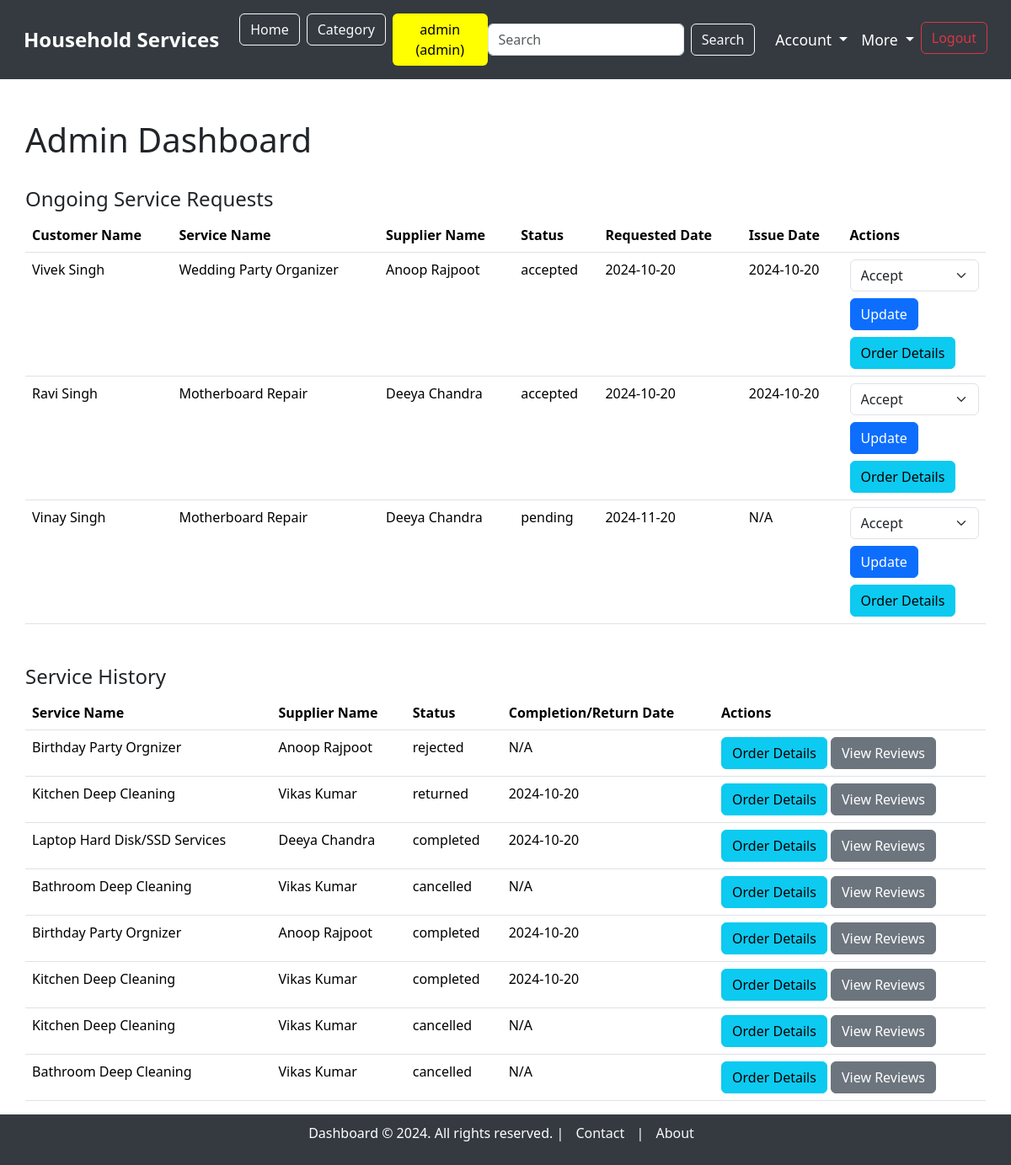
Page /admin_dashboard (signed in) on the committed database.
### model.py (models this page shows, shortened)
class ServiceRequest(db.Model):
    __tablename__ = "service_requests"
    service_request_id = db.Column(db.Integer, autoincrement=True, primary_key=True)
    service_id = db.Column(db.Integer, db.ForeignKey('service.service_id', ondelete='CASCADE'), nullable=False)
    user_id = db.Column(db.Integer, db.ForeignKey('users.user_id'), nullable=False)
    supplier_id = db.Column(db.Integer, db.ForeignKey('users.user_id'), nullable=True)  # Link to supplier (optional)
    service_description = db.Column(db.String, nullable=False)
    experience_years = db.Column(db.Integer, nullable=True)
    created_at = db.Column(db.DateTime, default=datetime.utcnow)
    updated_at = db.Column(db.DateTime, default=datetime.utcnow, onupdate=datetime.utcnow)
    date_requested = db.Column(db.DateTime, default=datetime.utcnow, nullable=True)
    date_issued = db.Column(db.DateTime, nullable=True)  #accepted date
    date_completed = db.Column(db.DateTime, nullable=True)
    date_returned = db.Column(db.DateTime, nullable=True)
    status = db.Column(db.String, default='pending')  # 'pending', 'accepted', 'rejected', 'completed', 'returned', 'cancelled'
    price = db.Column(db.Integer, nullable=False)  # Price associated with the service
    customer = db.relationship('User', foreign_keys=[user_id], backref='customer_requests')
    supplier = db.relationship('User', foreign_keys=[supplier_id], backref='supplier_requests')
    service = db.relationship('Service', backref='requests')

class User(db.Model):
    __tablename__ = "users"
    user_id = db.Column(db.Integer, autoincrement=True, primary_key=True)
    full_name = db.Column(db.String, nullable=False)
    username = db.Column(db.String, unique=True, nullable=False)
    email = db.Column(db.String, unique=True, nullable=False)
    password = db.Column(db.String, nullable=False)
    address = db.Column(db.String, nullable=False)
    pincode = db.Column(db.String, nullable=False)
    role = db.Column(db.String, nullable=False)  # 'customer' or 'supplier'
    service_name = db.Column(db.String, nullable=True)  # Nullable for customers
    experience_years = db.Column(db.Integer, nullable=True)  # Nullable for customers
    document = db.Column(db.String, nullable=True)  # Nullable for customers
    is_verified = db.Column(db.Boolean, default=False)  # For supplier verification
    is_blocked = db.Column(db.Boolean, default=False)  # For blocking/unblocking users

class Service(db.Model):
    __tablename__ = "service"
    service_id = db.Column(db.Integer, autoincrement=True, primary_key=True)
    category_id = db.Column(db.Integer, db.ForeignKey('category.category_id'), nullable=False)  # Link to Category model
    supplier_id = db.Column(db.Integer, db.ForeignKey('users.user_id', ondelete='CASCADE'), nullable=False)  # Link to the supplier with cascade delete
    service_name = db.Column(db.String, unique=True, nullable=False)
    service_description = db.Column(db.String, nullable=False)
    created_at = db.Column(db.DateTime, default=datetime.utcnow)
    updated_at = db.Column(db.DateTime, default=datetime.utcnow, onupdate=datetime.utcnow)
    price = db.Column(db.Integer)
    image = db.Column(db.String)  # Path to the uploaded image
    supplier = db.relationship('User', backref='services')  # Relationship to supplier (User)
    category = db.relationship('Category', backref='services')  # Relationship to Category

### main.py (the view)
@app.route('/admin_dashboard', methods=['GET'])
@login_required("admin")
def admin_dashboard():
    service_requests = ServiceRequest.query.filter(
        ServiceRequest.status.in_(['pending', 'accepted'])
    ).all()
    history_requests = ServiceRequest.query.filter(
        ServiceRequest.status.in_(['completed', 'returned', 'rejected', 'cancelled'])
    ).all()
    return render_template('dashboard/admin_dashboard.html',
                           service_requests=service_requests,
                           history_requests=history_requests)

### main.py (called while the page is built)
def login_required(roles):
    def wrapper(original):
        @wraps(original)
        def inner(*args, **kwargs):
            role_list = roles.split(', ')
            if session.get("username") and session.get("role") in role_list:
                return original(*args, **kwargs)
            else:
                flash(f"You need to login as one of the following roles: {', '.join(role_list)}", "warning")
                return redirect(url_for("login"))
        return inner
    return wrapper

### templates/dashboard/admin_dashboard.html (shortened to what this page needs)
{% extends 'base_dashboard.html' %}
{% block content %}
<div class="container mt-5">
    <div class="d-flex justify-content-between align-items-center">
        <h1>Admin Dashboard</h1>
    </div>
    <br>
    <h4>Ongoing Service Requests</h4>
    {% if service_requests %}
        <table class="table">
            <thead>
                <tr>
                    <th>Customer Name</th>
                    <th>Service Name</th>
                    <th>Supplier Name</th>
                    <th>Status</th>
                    <th>Requested Date</th>
                    <th>Issue Date</th>
                    <th>Actions</th>
                </tr>
            </thead>
            <tbody>
                {% for request in service_requests %}
                    <tr>
                        <td>{{ request.customer.full_name }}</td>
                        <td>{{ request.service.service_name }}</td>
                        <td>{{ request.service.supplier.full_name if request.service.supplier else 'Not Assigned' }}</td>
                        <td>{{ request.status }}</td>
                        <td>{{ request.date_requested.strftime('%Y-%m-%d') }}</td>
                        <td>{{ request.date_issued.strftime('%Y-%m-%d') if request.date_issued else 'N/A' }}</td>
                        <td>
                            <form action="{{ url_for('update_service_request', service_request_id=request.service_request_id) }}" method="POST">
                                <select name="status" class="form-select">
                                    <option value="accepted">Accept</option>
                                </select>
                                <button type="submit" class="btn btn-primary mt-2">Update</button>
                            </form>
                            <a href="{{ url_for('order_details', service_request_id=request.service_request_id) }}" class="btn btn-info mt-2">Order Details</a>
                        </td>
                    </tr>
                {% endfor %}
            </tbody>
        </table>
    {% else %}
        <p>No ongoing service requests found.</p>
    {% endif %}
    <h4 class="mt-5">Service History</h4>
    {% if history_requests %}
        <table class="table">
            <thead>
                <tr>
                    <th>Service Name</th>
                    <th>Supplier Name</th>
                    <th>Status</th>
                    <th>Completion/Return Date</th>
                    <th>Actions</th>
                </tr>
            </thead>
            <tbody>
                {% for request in history_requests %}
                    <tr>
                        <td>{{ request.service.service_name }}</td>
                        <td>{{ request.service.supplier.full_name }}</td>
                        <td>{{ request.status }}</td>
                        <td>
                            {% if request.status == 'completed' %}
                                {{ request.date_completed.strftime('%Y-%m-%d') if request.date_completed else 'N/A' }}
                            {% elif request.status == 'returned' %}
                                {{ request.date_returned.strftime('%Y-%m-%d') if request.date_returned else 'N/A' }}
                            {% elif request.status == 'rejected' %}
                                {{ request.date_rejected.strftime('%Y-%m-%d') if request.date_rejected else 'N/A' }}
                            {% elif request.status == 'cancelled' %}
                                {{ request.date_cancelled.strftime('%Y-%m-%d') if request.date_cancelled else 'N/A' }}
                            {% else %}
                                N/A
                            {% endif %}
                        </td>
                        <td>
                            <a href="{{ url_for('order_details', service_request_id=request.service_request_id) }}" class="btn btn-info">Order Details</a>
                            {% if request.status in ['completed', 'returned', 'rejected', 'cancelled'] %}
                                <a href="{{ url_for('view_reviews', service_request_id=request.service_request_id) }}" class="btn btn-secondary">View Reviews</a>
                            {% endif %}
                        </td>
                    </tr>
                {% endfor %}
            </tbody>
        </table>
    {% else %}
        <p>No service history found.</p>
    {% endif %}
</div>
{% endblock %}

### templates/base_dashboard.html (style rules this page uses)
body { overflow-x: hidden; }
.container { max-width: 100%; padding: 0 15px; }

### rows in the picture
ServiceRequest: customer.full_name "Vivek Singh", service.service_name "Wedding Party Organizer", service.supplier "Anoop Rajpoot", status "accepted", date_requested "2024-10-20", date_issued "2024-10-20"
ServiceRequest: customer.full_name "Ravi Singh", service.service_name "Motherboard Repair", service.supplier "Deeya Chandra", status "accepted", date_requested "2024-10-20", date_issued "2024-10-20"
ServiceRequest: customer.full_name "Vinay Singh", service.service_name "Motherboard Repair", service.supplier "Deeya Chandra", status "pending", date_requested "2024-11-20", date_issued "N/A"
ServiceRequest: service.service_name "Birthday Party Orgnizer", service.supplier.full_name "Anoop Rajpoot", status "rejected", date_rejected "N/A"
ServiceRequest: service.service_name "Kitchen Deep Cleaning", service.supplier.full_name "Vikas Kumar", status "returned", date_returned "2024-10-20"
ServiceRequest: service.service_name "Laptop Hard Disk/SSD Services", service.supplier.full_name "Deeya Chandra", status "completed", date_completed "2024-10-20"
ServiceRequest: service.service_name "Bathroom Deep Cleaning", service.supplier.full_name "Vikas Kumar", status "cancelled", date_cancelled "N/A"
ServiceRequest: service.service_name "Birthday Party Orgnizer", service.supplier.full_name "Anoop Rajpoot", status "completed", date_completed "2024-10-20"
ServiceRequest: service.service_name "Kitchen Deep Cleaning", service.supplier.full_name "Vikas Kumar", status "completed", date_completed "2024-10-20"
ServiceRequest: service.service_name "Kitchen Deep Cleaning", service.supplier.full_name "Vikas Kumar", status "cancelled", date_cancelled "N/A"
ServiceRequest: service.service_name "Bathroom Deep Cleaning", service.supplier.full_name "Vikas Kumar", status "cancelled", date_cancelled "N/A"

### other values in the picture
{{ session.get('username') }} "admin"
{{ session.get('role') }} "admin"
